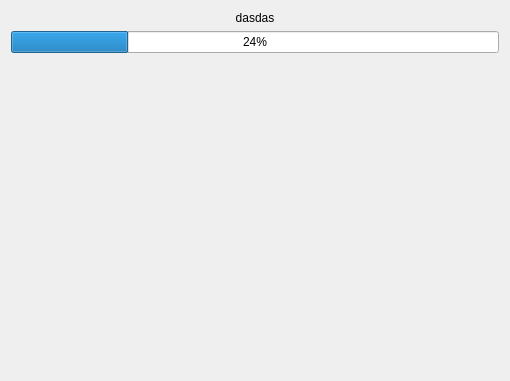
<?xml version="1.0" encoding="UTF-8"?>
<ui version="4.0">
 <class>QueryFinishWizardPage</class>
 <widget class="QWizardPage" name="QueryFinishWizardPage">
  <property name="geometry">
   <rect>
    <x>0</x>
    <y>0</y>
    <width>510</width>
    <height>381</height>
   </rect>
  </property>
  <property name="windowTitle">
   <string>QueryFinishWizardPage</string>
  </property>
  <layout class="QVBoxLayout" name="verticalLayout">
   <item>
    <widget class="QLabel" name="currActionLabel">
     <property name="text">
      <string>dasdas</string>
     </property>
     <property name="alignment">
      <set>Qt::AlignCenter</set>
     </property>
    </widget>
   </item>
   <item>
    <widget class="QProgressBar" name="progressBar">
     <property name="value">
      <number>24</number>
     </property>
    </widget>
   </item>
   <item>
    <spacer name="verticalSpacer">
     <property name="orientation">
      <enum>Qt::Vertical</enum>
     </property>
     <property name="sizeHint" stdset="0">
      <size>
       <width>20</width>
       <height>40</height>
      </size>
     </property>
    </spacer>
   </item>
  </layout>
 </widget>
 <layoutdefault spacing="6" margin="11"/>
 <resources/>
 <connections/>
</ui>
